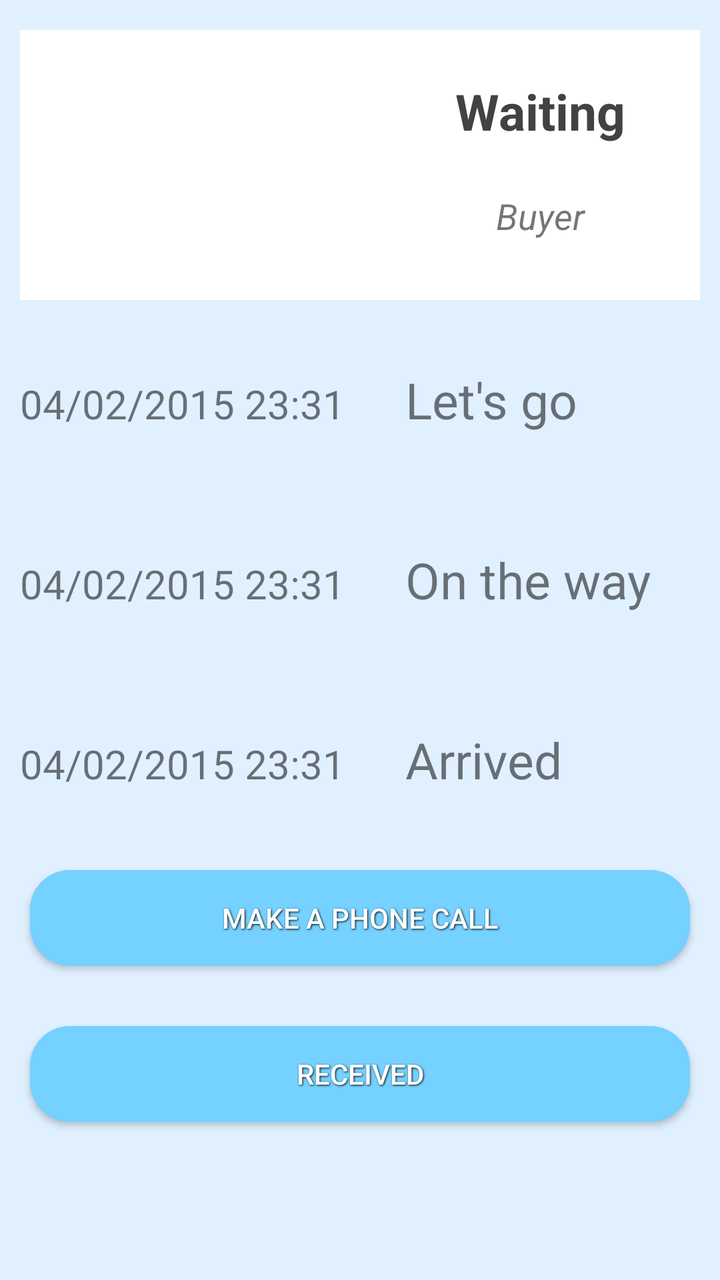
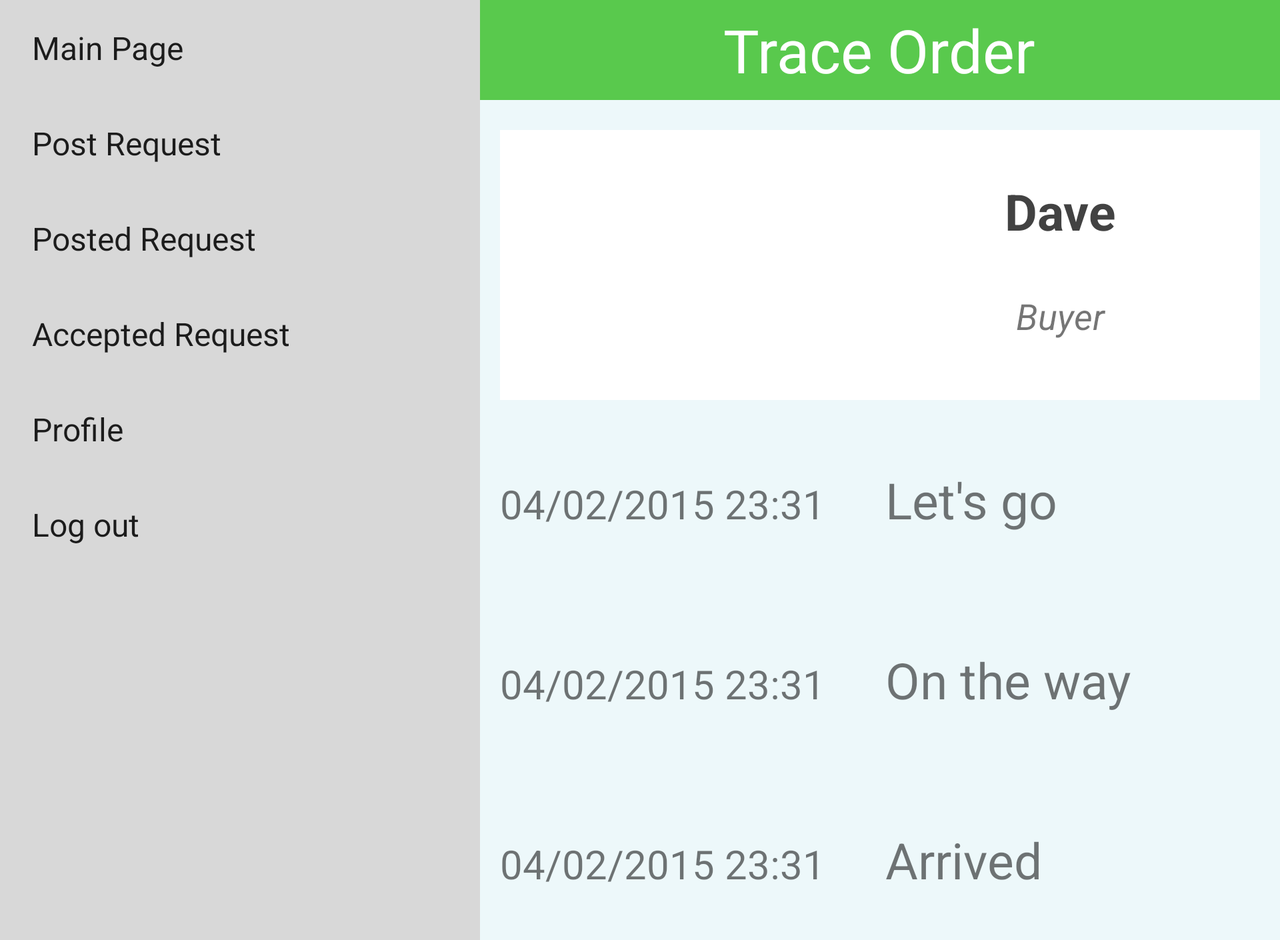

Two renders of one Android screen. The first uses the default layout on a phone; the second uses the alternative layout the repository ships for a different screen configuration, on a matching device. The two XML files are below.
<!-- AndroidManifest.xml: application theme AppTheme -->
<!-- res/layout/posted_requests_track_order.xml -->
<ScrollView xmlns:android="http://schemas.android.com/apk/res/android"
    android:layout_width="fill_parent"
    android:layout_height="fill_parent"
    android:background="@color/bg_blue"
    >
    <LinearLayout
        android:layout_width="match_parent"
        android:layout_height="match_parent"
        android:orientation="vertical"
        >


        <RelativeLayout
            android:id="@+id/item1"
            android:layout_width="fill_parent"
            android:layout_height="135dp"
            android:layout_marginLeft="10dp"
            android:layout_marginRight="10dp"
            android:layout_marginTop="15dp"
            android:background="#FFFFFF">
            <LinearLayout
                android:layout_width="match_parent"
                android:layout_height="match_parent"
                android:orientation="horizontal">
                <ImageView
                    android:id="@+id/image1"
                    android:layout_width="140dp"
                    android:layout_height="match_parent"
                    android:layout_marginLeft="30dp"
                    android:layout_marginRight="10dp"
                    android:layout_marginTop="10dp"
                    android:layout_marginBottom="5dp"
                    android:src="@drawable/default_photo"

                    />
                <LinearLayout
                    android:layout_width="match_parent"
                    android:layout_height="match_parent"
                    android:orientation="vertical">
                    <TextView
                        android:layout_width="match_parent"
                        android:layout_marginLeft="10dp"
                        android:layout_marginRight="10dp"
                        android:layout_marginTop="8dp"

                        android:text="Waiting"
                        android:textSize="25sp"
                        android:textStyle="bold"
                        android:gravity="center"
                        android:textColor="@color/background_floating_material_dark"
                        android:layout_height="65dp"
                        android:id="@+id/track_order_buyer" />
                    <TextView
                        android:layout_width="match_parent"
                        android:layout_marginLeft="10dp"
                        android:layout_marginRight="10dp"
                        android:layout_marginTop="5dp"
                        android:text="Buyer"
                        android:gravity="center"
                        android:textSize="18sp"
                        android:textStyle="italic"
                        android:layout_height="30dp"
                        />


                </LinearLayout>


            </LinearLayout>

        </RelativeLayout>
<LinearLayout
    android:layout_width="match_parent"
    android:orientation="horizontal"
    android:layout_marginTop="10dp"
    android:layout_height="80dp">
    <TextView
        android:layout_width="wrap_content"
        android:layout_height="80dp"
        android:gravity="center"

        android:layout_marginLeft="10dp"
        android:layout_marginRight="20dp"
        android:textSize="20sp"
        android:text="04/02/2015 23:31"/>
    <TextView
        android:layout_width="wrap_content"
        android:layout_height="80dp"
        android:gravity="center"
        android:layout_marginLeft="10dp"
        android:textSize="25sp"
        android:text="Let's go"/>
    </LinearLayout>
        <LinearLayout
            android:layout_width="match_parent"
            android:orientation="horizontal"
            android:layout_marginTop="10dp"
            android:layout_height="80dp">
            <TextView
                android:layout_width="wrap_content"
                android:layout_height="80dp"
                android:gravity="center"

                android:layout_marginLeft="10dp"
                android:layout_marginRight="20dp"
                android:textSize="20sp"
                android:text="04/02/2015 23:31"/>
            <TextView
                android:layout_width="wrap_content"
                android:layout_height="80dp"
                android:gravity="center"
                android:layout_marginLeft="10dp"
                android:textSize="25sp"
                android:text="On the way"/>
        </LinearLayout>
        <LinearLayout
            android:layout_width="match_parent"
            android:orientation="horizontal"
            android:layout_marginTop="10dp"
            android:layout_height="80dp">
            <TextView
                android:layout_width="wrap_content"
                android:layout_height="80dp"
                android:gravity="center"

                android:layout_marginLeft="10dp"
                android:layout_marginRight="20dp"
                android:textSize="20sp"
                android:text="04/02/2015 23:31"/>
            <TextView
                android:layout_width="wrap_content"
                android:layout_height="80dp"
                android:gravity="center"
                android:layout_marginLeft="10dp"
                android:textSize="25sp"
                android:text="Arrived"/>
        </LinearLayout>
        <Button
            android:layout_width="fill_parent"
            android:layout_height="48dp"
            android:text="Make a Phone Call"
            style="@style/button_style"
            android:id="@+id/phone_call"/>
        <Button
            android:layout_width="fill_parent"
            android:layout_height="48dp"
            android:text="Received"
            style="@style/button_style"
            android:id="@+id/receive_but"/>
    </LinearLayout>


</ScrollView>
<!-- resources referenced by this layout -->
<resources>
  <item name="bg_blue" type="color">#E0F0FF</item>
  <style name="button_style">
          <item name="android:layout_width">fill_parent</item>
          <item name="android:layout_height">48dp</item>
          <item name="android:textColor">#ffffff</item>
          <item name="android:gravity">center</item>
          <item name="android:layout_margin">15dp</item>
          <item name="android:shadowColor">#000000</item>
          <item name="android:shadowDx">1</item>
          <item name="android:shadowDy">1</item>
          <item name="android:shadowRadius">2</item>
          <item name="android:background">@drawable/blue_b</item>
      </style>
  <style name="AppTheme" parent="Theme.AppCompat.Light.DarkActionBar">
          
      </style>
  <!-- drawable blue_b (drawable) -->
  <shape xmlns:android="http://schemas.android.com/apk/res/android"
      android:shape="rectangle">
  
      <solid android:color="#75D1FF"/>
  
      <corners android:radius="20dp"/>
  </shape>
</resources>
<!-- res/layout-land/posted_requests_track_order.xml (the repository's variant of the layout above) -->
<!-- drawn on the phone turned sideways -->
<ScrollView xmlns:android="http://schemas.android.com/apk/res/android"
    android:layout_width="fill_parent"
    android:layout_height="fill_parent"
    >
    <LinearLayout
        android:layout_width="match_parent"
        android:layout_height="match_parent"
        android:orientation="horizontal">
    <ListView
        android:layout_width="240dp"
        android:layout_height="match_parent"
        android:layout_gravity="start"
        android:choiceMode="singleChoice"
        android:divider="@android:color/transparent"
        android:entries="@array/menu"
        android:dividerHeight="0dp"
        android:background="#D8D8D8"/>
    <LinearLayout
        android:layout_width="match_parent"
        android:layout_height="match_parent"
        android:background="#EDF8FA"
        android:orientation="vertical"
        >

        <RelativeLayout
            android:id="@+id/title"
            android:layout_width="fill_parent"
            android:layout_height="50dp"
            android:background="#59C94D"

            android:gravity="center_vertical" >

            <TextView
                android:layout_width="wrap_content"
                android:layout_height="wrap_content"
                android:layout_centerInParent="true"
                android:text="Trace Order"
                android:textColor="#ffffff"

                android:textSize="30sp" />


        </RelativeLayout>
        <RelativeLayout
            android:id="@+id/item1"
            android:layout_width="fill_parent"
            android:layout_height="135dp"
            android:layout_marginLeft="10dp"
            android:layout_marginRight="10dp"
            android:layout_marginTop="15dp"
            android:background="#FFFFFF">
            <LinearLayout
                android:layout_width="match_parent"
                android:layout_height="match_parent"
                android:orientation="horizontal">
                <ImageView
                    android:id="@+id/image1"
                    android:layout_width="140dp"
                    android:layout_height="match_parent"
                    android:layout_marginLeft="30dp"
                    android:layout_marginRight="10dp"
                    android:layout_marginTop="10dp"
                    android:layout_marginBottom="5dp"
                    android:src="@drawable/default_photo"

                    />
                <LinearLayout
                    android:layout_width="match_parent"
                    android:layout_height="match_parent"
                    android:orientation="vertical">
                    <TextView
                        android:layout_width="match_parent"
                        android:layout_marginLeft="10dp"
                        android:layout_marginRight="10dp"
                        android:layout_marginTop="8dp"

                        android:text="Dave"
                        android:textSize="25sp"
                        android:textStyle="bold"
                        android:gravity="center"
                        android:textColor="@color/background_floating_material_dark"
                        android:layout_height="65dp" />
                    <TextView
                        android:layout_width="match_parent"
                        android:layout_marginLeft="10dp"
                        android:layout_marginRight="10dp"
                        android:layout_marginTop="5dp"
                        android:text="Buyer"
                        android:gravity="center"
                        android:textSize="18sp"
                        android:textStyle="italic"
                        android:layout_height="30dp" />


                </LinearLayout>


            </LinearLayout>

        </RelativeLayout>
<LinearLayout
    android:layout_width="match_parent"
    android:orientation="horizontal"
    android:layout_marginTop="10dp"
    android:layout_height="80dp">
    <TextView
        android:layout_width="wrap_content"
        android:layout_height="80dp"
        android:gravity="center"

        android:layout_marginLeft="10dp"
        android:layout_marginRight="20dp"
        android:textSize="20sp"
        android:text="04/02/2015 23:31"/>
    <TextView
        android:layout_width="wrap_content"
        android:layout_height="80dp"
        android:gravity="center"
        android:layout_marginLeft="10dp"
        android:textSize="25sp"
        android:text="Let's go"/>
    </LinearLayout>
        <LinearLayout
            android:layout_width="match_parent"
            android:orientation="horizontal"
            android:layout_marginTop="10dp"
            android:layout_height="80dp">
            <TextView
                android:layout_width="wrap_content"
                android:layout_height="80dp"
                android:gravity="center"

                android:layout_marginLeft="10dp"
                android:layout_marginRight="20dp"
                android:textSize="20sp"
                android:text="04/02/2015 23:31"/>
            <TextView
                android:layout_width="wrap_content"
                android:layout_height="80dp"
                android:gravity="center"
                android:layout_marginLeft="10dp"
                android:textSize="25sp"
                android:text="On the way"/>
        </LinearLayout>
        <LinearLayout
            android:layout_width="match_parent"
            android:orientation="horizontal"
            android:layout_marginTop="10dp"
            android:layout_height="80dp">
            <TextView
                android:layout_width="wrap_content"
                android:layout_height="80dp"
                android:gravity="center"

                android:layout_marginLeft="10dp"
                android:layout_marginRight="20dp"
                android:textSize="20sp"
                android:text="04/02/2015 23:31"/>
            <TextView
                android:layout_width="wrap_content"
                android:layout_height="80dp"
                android:gravity="center"
                android:layout_marginLeft="10dp"
                android:textSize="25sp"
                android:text="Arrived"/>
        </LinearLayout>

    </LinearLayout>
</LinearLayout>
</ScrollView>
<!-- resources referenced by the variant -->
<!-- as the phone turned sideways resolves them -->
<resources>
  <string-array name="menu">
          <item>Main Page</item>
          <item>Post Request</item>
          <item>Posted Request</item>
          <item>Accepted Request</item>
          <item>Profile</item>
          <item>Log out</item>
      </string-array>
  <style name="AppTheme" parent="Theme.AppCompat.Light.DarkActionBar">
          
      </style>
</resources>
